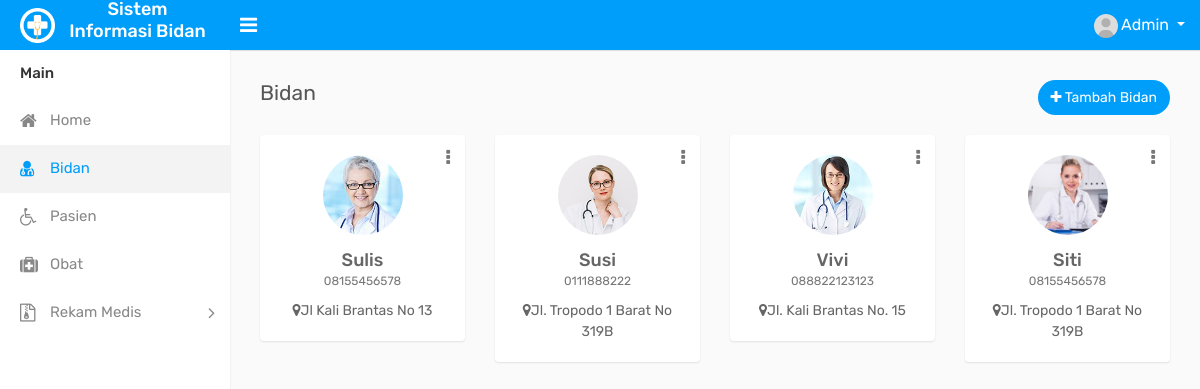
Screenshot of /bidan.php (signed in) with the database file from the repository.
### tables this page shows
CREATE TABLE `bidan` (
  `id_bidan` varchar(8) NOT NULL,
  `foto` varchar(100) NOT NULL,
  `nama_bidan` varchar(25) NOT NULL,
  `alamat` varchar(30) NOT NULL,
  `telepon_bidan` varchar(13) NOT NULL
);

### function.php (called while the page is built, shortened)
<?php
$conn = mysqli_connect("localhost", "root", "", "db_bidan");
function tampil($query) {
	global $conn;
	$result = mysqli_query($conn, $query);
	$rows = [];
	while($row = mysqli_fetch_assoc($result)){
		$rows[] = $row;
	}
	return $rows;
}
?>

### bidan.php (the view, shortened to what this page needs)
<?php
require 'function.php';
$data = tampil("SELECT * FROM bidan");
?>
<!DOCTYPE html>
<html>
<head>
    <link rel="stylesheet" type="text/css" href="assets/css/bootstrap.min.css">
    <link rel="stylesheet" type="text/css" href="assets/css/font-awesome.min.css">
    <link rel="stylesheet" type="text/css" href="assets/css/select2.min.css">
    <link rel="stylesheet" type="text/css" href="assets/css/dataTables.bootstrap4.min.css">
    <link rel="stylesheet" type="text/css" href="assets/css/bootstrap-datetimepicker.min.css">
    <link rel="stylesheet" type="text/css" href="assets/css/style.css">
</head>
<body>
    <div class="main-wrapper">
        <div class="header">
            <div class="header-left">
                <a href="index.php" class="logo">
                    <img src="assets/img/logo.png" width="35" height="35" alt=""> <span><h4>Sistem Informasi Bidan</h4></span>
                </a>
            </div>
            <a id="toggle_btn" href="javascript:void(0);"><i class="fa fa-bars"></i></a>
            <ul class="nav user-menu float-right">
                <li class="nav-item dropdown has-arrow">
                    <a href="#" class="dropdown-toggle nav-link user-link" data-toggle="dropdown">
                        <span class="user-img">
                            <img class="rounded-circle" src="assets/img/user.jpg" width="24" alt="Admin">
                        </span>
                        <span>Admin</span>
                    </a>
                </li>
            </ul>
        </div>
        <div class="sidebar" id="sidebar">
            <div class="sidebar-inner slimscroll">
                <div id="sidebar-menu" class="sidebar-menu">
                    <ul>
                        <li class="menu-title">Main</li>
                        <li>
                            <a href="index.php"><i class="fa fa-home"></i> <span>Home</span></a>
                        </li>
                        <li class="active">
                            <a href="bidan.php"><i class="fa fa-user-md"></i> <span>Bidan</span></a>
                        </li>
                        <li>
                            <a href="pasien.php"><i class="fa fa-wheelchair"></i> <span>Pasien</span></a>
                        </li>
                        <li>
                            <a href="obat.php"><i class="fa fa-medkit"></i> <span>Obat</span></a>
                        </li>
                        <li class="submenu">
                            <a href="#"><i class="fa fa-file-archive-o"></i> <span> Rekam Medis </span> <span class="menu-arrow"></span></a>
                        </li>
                    </ul>
                </div>
            </div>
        </div>
        <div class="page-wrapper">
            <div class="content">
                <div class="row">
                    <div class="col-sm-4 col-3">
                        <h4 class="page-title">Bidan</h4>
                    </div>
                    <div class="col-sm-8 col-9 text-right m-b-20">
                        <a href="tambah-bidan.php" class="btn btn-primary btn-rounded float-right"><i class="fa fa-plus"></i> Tambah Bidan</a>
                    </div>
                </div>
                <div class="row doctor-grid">
                <?php foreach ($data as $mts) : ?>
                    <div class="col-md-4 col-sm-4  col-lg-3">
                        <div class="profile-widget">
                            <div class="doctor-img">
                                <a class="avatar"><img alt="" src="assets/img/<?= $mts['foto']; ?>"></a>
                            </div>
                            <div class="dropdown profile-action">
                                <a href="#" class="action-icon dropdown-toggle" data-toggle="dropdown" aria-expanded="false"><i class="fa fa-ellipsis-v"></i></a>
                            </div>
                            <h4 class="doctor-name text-ellipsis"><?= $mts['nama_bidan']; ?></h4>
                            <div class='doc-prof'><?= $mts['telepon_bidan']; ?></div>
                            <div class='user-country'>
                                <i class='fa fa-map-marker'></i><?= $mts['alamat']; ?>
                            </div>
                        </div>
                    </div>
                <?php endforeach; ?>
                </div>
            </div>
        </div>
    </div>
</body>
</html>

### rows the page displays
bidan: foto (picture), nama_bidan "Sulis", telepon_bidan "08155456578", alamat "Jl Kali Brantas No 13"
bidan: foto (picture), nama_bidan "Susi", telepon_bidan "0111888222", alamat "Jl. Tropodo 1 Barat No 319B"
bidan: foto (picture), nama_bidan "Vivi", telepon_bidan "088822123123", alamat "Jl. Kali Brantas No. 15"
bidan: foto (picture), nama_bidan "Siti", telepon_bidan "08155456578", alamat "Jl. Tropodo 1 Barat No 319B"
